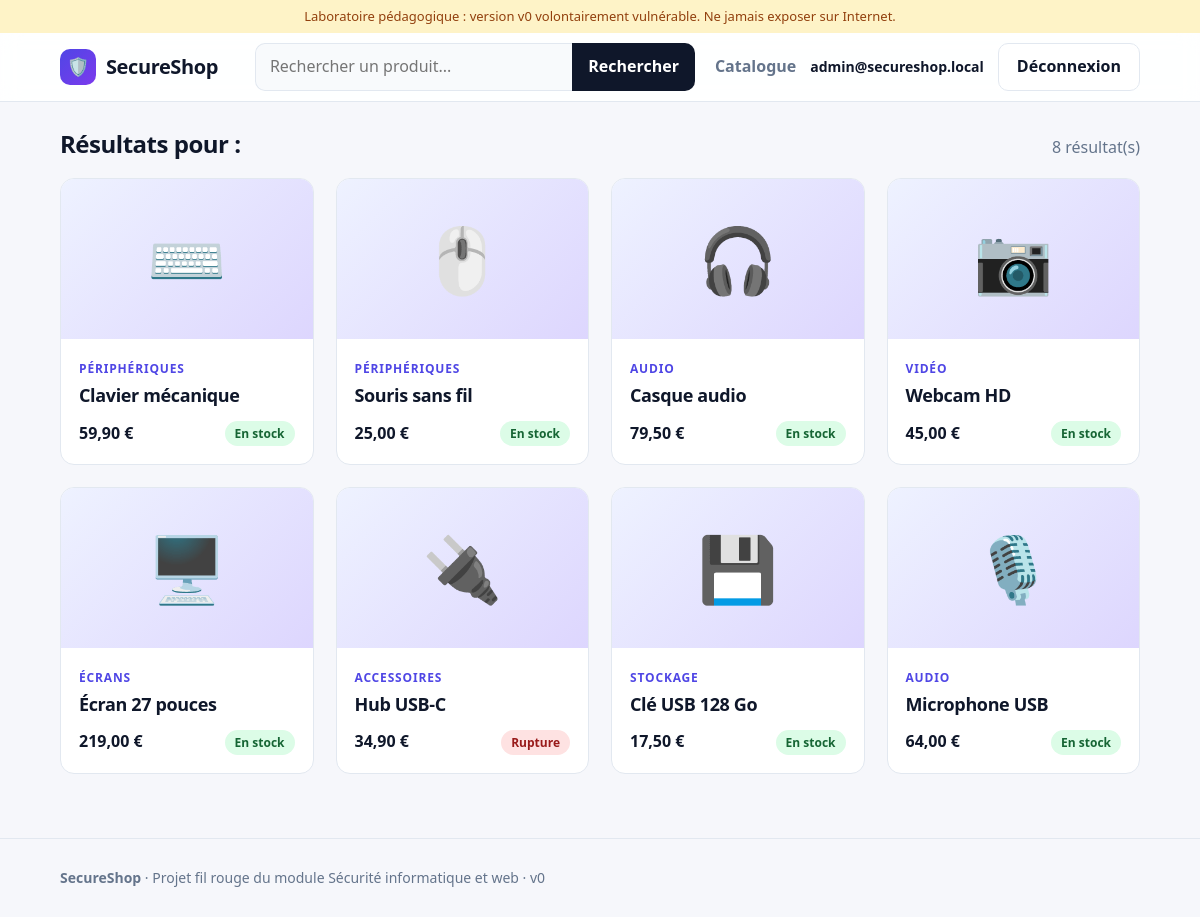
Screenshot of /app/search.php (signed in) with the database file from the repository.
### tables this page shows
CREATE TABLE products (
  id INT AUTO_INCREMENT PRIMARY KEY,
  name VARCHAR(100),
  description TEXT,
  price DECIMAL(8,2),
  stock INT,
  category VARCHAR(40),
  icon VARCHAR(10)
) DEFAULT CHARSET=utf8mb4;

### app/inc/lib.php (the view, shortened to what this page needs)
<?php
function money($v) {
    return number_format($v, 2, ',', ' ') . ' €';
}
function card($p) {
    $s = $p['stock'] > 0
        ? '<span class="badge ok">En stock</span>'
        : '<span class="badge no">Rupture</span>';
    return '<a class="card" href="/product.php?id=' . $p['id'] . '">'
         . '<div class="tile">' . $p['icon'] . '</div>'
         . '<div class="body"><span class="cat">' . $p['category'] . '</span>'
         . '<h3>' . $p['name'] . '</h3>'
         . '<div class="row"><strong>' . money($p['price']) . '</strong>' . $s . '</div>'
         . '</div></a>';
}

### app/search.php (shortened to what this page needs)
<?php
require 'inc/lib.php';
$q = $_GET['q'] ?? '';
$res = $conn->query("SELECT * FROM products WHERE name LIKE '%$q%' OR category LIKE '%$q%'");
include 'inc/header.php';
?>
<div class="section-head">
  <h2>Résultats pour : <?php echo $q; ?></h2>
  <span class="muted"><?php echo $res->num_rows; ?> résultat(s)</span>
</div>
<?php if ($res->num_rows === 0) { ?>
  <div class="panel empty">Aucun produit ne correspond à votre recherche.<br><a class="btn" href="/index.php">Voir le catalogue</a></div>
<?php } else { ?>
  <div class="grid">
    <?php while ($p = $res->fetch_assoc()) { echo card($p); } ?>
  </div>
<?php } ?>
<?php include 'inc/footer.php'; ?>

### app/assets/style.css (style rules this page uses)
:root { --bg:#f6f7fb;--surface:#fff;--ink:#0f172a;--muted:#64748b;--brand:#4f46e5;--brand2:#7c3aed;--line:#e2e8f0;--r:14px }
* { box-sizing:border-box }
body { margin:0;font:16px/1.6 system-ui,-apple-system,"Segoe UI",Roboto,sans-serif;background:var(--bg);color:var(--ink) }
a { color:inherit;text-decoration:none }
h1,h2,h3 { line-height:1.2;letter-spacing:-.02em }
.section-head { display:flex;justify-content:space-between;align-items:baseline;margin:28px 0 18px }
.section-head h2 { margin:0;font-size:24px }
.muted { color:var(--muted) }
.grid { display:grid;grid-template-columns:repeat(auto-fill,minmax(235px,1fr));gap:22px }
.card { background:var(--surface);border:1px solid var(--line);border-radius:var(--r);overflow:hidden;transition:.2s }
.tile { display:grid;place-items:center;height:160px;font-size:64px;background:linear-gradient(135deg,#eef2ff,#ddd6fe) }
.body { padding:16px 18px 18px }
.cat { font-size:12px;text-transform:uppercase;letter-spacing:.07em;font-weight:700;color:var(--brand) }
.body h3 { margin:4px 0 14px;font-size:18px }
.row { display:flex;justify-content:space-between;align-items:center }
.badge { display:inline-block;font-size:12px;font-weight:700;padding:3px 10px;border-radius:99px }
.badge.ok { background:#dcfce7;color:#166534 }
.badge.no { background:#fee2e2;color:#991b1b }

### rows the page displays
products: icon "⌨️", category "PÉRIPHÉRIQUES", name "Clavier mécanique", price "59,90 €", stock "En stock"
products: icon "🖱️", category "PÉRIPHÉRIQUES", name "Souris sans fil", price "25,00 €", stock "En stock"
products: icon "🎧", category "AUDIO", name "Casque audio", price "79,50 €", stock "En stock"
products: icon "📷", category "VIDÉO", name "Webcam HD", price "45,00 €", stock "En stock"
products: icon "🖥️", category "ÉCRANS", name "Écran 27 pouces", price "219,00 €", stock "En stock"
products: icon "🔌", category "ACCESSOIRES", name "Hub USB-C", price "34,90 €", stock "Rupture"
products: icon "💾", category "STOCKAGE", name "Clé USB 128 Go", price "17,50 €", stock "En stock"
products: icon "🎙️", category "AUDIO", name "Microphone USB", price "64,00 €", stock "En stock"

### other values shown
$user "admin@secureshop.local"
$res->num_rows "8"
